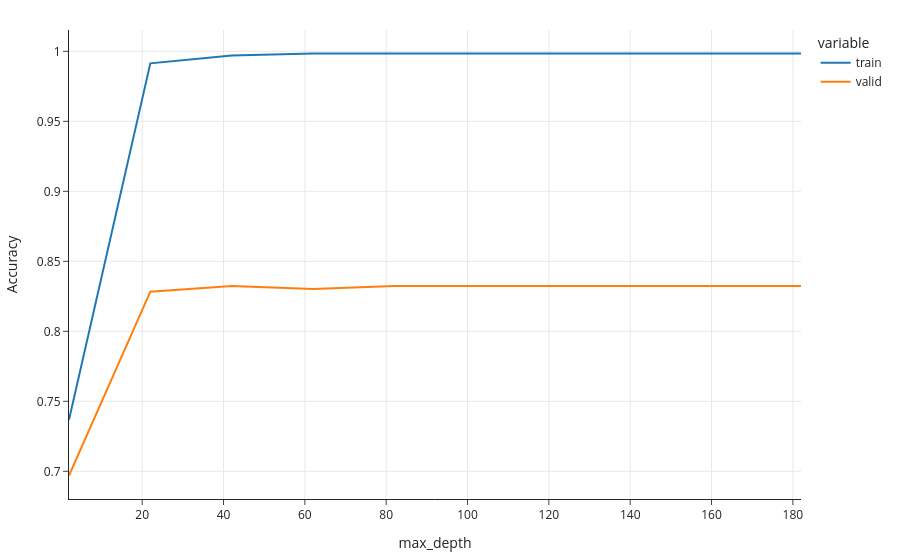

This figure's notebook cell:
### Code cell
pd.DataFrame({'train': train, 'valid': valid}, index=index).plot().update_layout(
    xaxis_title='max_depth', yaxis_title='Accuracy'
)

### Figure 1 — Plotly figure (JSON) as saved in the notebook; plotly's stock layout.template omitted (floating-point values rounded to 4 significant figures)
{"data": [{"hovertemplate": "variable=train<br>index=%{x}<br>value=%{y}<extra></extra>", "legendgroup": "train", "line": {"color": "#1F77B4", "dash": "solid"}, "marker": {"symbol": "circle"}, "mode": "lines", "name": "train", "orientation": "v", "showlegend": true, "type": "scatter", "x": [2, 22, 42, 62, 82, 102, 122, 142, 162, 182], "xaxis": "x", "y": [0.7369, 0.9914, 0.997, 0.9985, 0.9985, 0.9985, 0.9985, 0.9985, 0.9985, 0.9985], "yaxis": "y"}, {"hovertemplate": "variable=valid<br>index=%{x}<br>value=%{y}<extra></extra>", "legendgroup": "valid", "line": {"color": "#FF7F0E", "dash": "solid"}, "marker": {"symbol": "circle"}, "mode": "lines", "name": "valid", "orientation": "v", "showlegend": true, "type": "scatter", "x": [2, 22, 42, 62, 82, 102, 122, 142, 162, 182], "xaxis": "x", "y": [0.697, 0.8283, 0.8323, 0.8303, 0.8323, 0.8323, 0.8323, 0.8323, 0.8323, 0.8323], "yaxis": "y"}], "layout": {"legend": {"title": {"text": "variable"}, "tracegroupgap": 0}, "xaxis": {"anchor": "y", "domain": [0, 1], "title": {"text": "max_depth"}}, "yaxis": {"anchor": "x", "domain": [0, 1], "title": {"text": "Accuracy"}}}}
